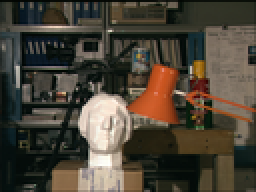
%> input picture matlab/left.png, 128 x 96 px, shrunk from 384 x 288 before the run (shown 2 times larger)
$ octave BeliefPropagation1.m   (GNU Octave 9; MATLAB toolbox functions it lacks are replaced by stand-ins)
%> lines starting %> are read from the running program, lines starting %| are printed output that depends on the picture
% Stereo Matching using Belief Propagation (with Accelerated message update schedule)
% Computes a disparity map from a rectified stereo pair using Belief Propagation

% Set parameters
dispLevels = 16; %disparity range: 0 to dispLevels-1
iterations = 60;
lambda = 5; %weight of smoothness cost
trunc = 2; %truncation of smoothness cost

% Define data cost computation
dataCostComputation = @(differences) abs(differences); %absolute differences
%dataCostComputation = @(differences) differences.^2; %square differences

% Define smoothness cost computation
smoothnessCostComputation = @(differences) lambda*min(abs(differences),trunc);

% Load left and right images in grayscale
leftImg = rgb2gray(imread('left.png'));
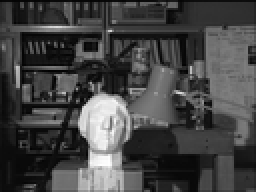
%> leftImg: size 96x128 uint8 (shown 2 times larger); min 1, max 254, mean 68.4
rightImg = rgb2gray(imread('right.png'));
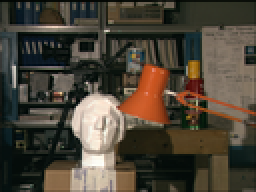
%> input picture matlab/right.png, 128 x 96 px, shrunk from 384 x 288 before the run (shown 2 times larger)
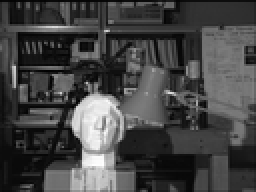
%> rightImg: size 96x128 uint8 (shown 2 times larger); min 1, max 255, mean 68.8

% Apply a Gaussian filter
leftImg = imgaussfilt(leftImg,0.6,'FilterSize',5);
rightImg = imgaussfilt(rightImg,0.6,'FilterSize',5);

% Get the size
[rows,cols] = size(leftImg);
%> rows = 96; cols = 128

% Compute pixel-based matching cost (data cost)
rightImgExpanded = zeros(rows,cols+dispLevels-1,'int32');
rightImgExpanded(:,dispLevels:end) = rightImg;
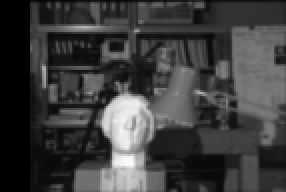
%> rightImgExpanded: size 96x143 int32 (shown 2 times larger); min 0, max 252, mean 61.6
dataCost = zeros(rows,cols,dispLevels,'int32');
for d = 0:dispLevels-1
    rightImgShifted = rightImgExpanded(:,dispLevels-d:cols+dispLevels-1-d);
    dataCost(:,:,d+1) = dataCostComputation(int32(leftImg)-rightImgShifted);
end

% Compute smoothness cost
d = 0:dispLevels-1;
smoothnessCost = smoothnessCostComputation(d-d.');
smoothnessCost3d_1 = zeros(1,dispLevels,dispLevels,'int32');
smoothnessCost3d_1(1,:,:) = smoothnessCost;
smoothnessCost3d_2 = zeros(dispLevels,1,dispLevels,'int32');
smoothnessCost3d_2(:,1,:) = smoothnessCost;

% Initialize messages
msgFromUp = zeros(rows,cols,dispLevels,'int32');
msgFromDown = zeros(rows,cols,dispLevels,'int32');
msgFromRight = zeros(rows,cols,dispLevels,'int32');
msgFromLeft = zeros(rows,cols,dispLevels,'int32');

figure
energy = zeros(iterations,1);

% Start iterations
for it = 1:iterations

    % Horizontal forward pass - Send messages right
    for x = 1:cols-1
        msg = dataCost(:,x,:)+msgFromUp(:,x,:)+msgFromDown(:,x,:)+msgFromLeft(:,x,:);
        msg = min(msg+smoothnessCost3d_1,[],3);
        msgFromLeft(:,x+1,:) = msg-min(msg,[],2); %normalize message
    end

    % Horizontal backward pass - Send messages left
    for x = cols:-1:2
        msg = dataCost(:,x,:)+msgFromUp(:,x,:)+msgFromDown(:,x,:)+msgFromRight(:,x,:);
        msg = min(msg+smoothnessCost3d_1,[],3);
        msgFromRight(:,x-1,:) = msg-min(msg,[],2); %normalize message
    end

    % Vertical forward pass - Send messages down
    for y = 1:rows-1
        msg = dataCost(y,:,:)+msgFromUp(y,:,:)+msgFromRight(y,:,:)+msgFromLeft(y,:,:);
        msg = min(msg+smoothnessCost3d_2,[],3).';
        msgFromUp(y+1,:,:) = msg-min(msg,[],2); %normalize message
    end

    % Vertical backward pass - Send messages up
    for y = rows:-1:2
        msg = dataCost(y,:,:)+msgFromDown(y,:,:)+msgFromRight(y,:,:)+msgFromLeft(y,:,:);
        msg = min(msg+smoothnessCost3d_2,[],3).';
        msgFromDown(y-1,:,:) = msg-min(msg,[],2); %normalize message
    end

    % Compute belief
    %belief = dataCost + msgFromUp + msgFromDown + msgFromRight + msgFromLeft; %standard belief computation
    belief = msgFromUp + msgFromDown + msgFromRight + msgFromLeft; %without dataCost (larger energy but better results)

    % Compute the disparity map
    [~,ind] = min(belief,[],3);
    dispMap = ind-1;

    % Compute energy
    [row,col] = ndgrid(1:size(ind,1),1:size(ind,2));
    linInd = sub2ind(size(dataCost),row,col,ind);
    dataEnergy = sum(sum(dataCost(linInd)));
    smoothnessEnergyHorizontal = sum(sum(smoothnessCostComputation(diff(dispMap,1,2))));
    smoothnessEnergyVertical = sum(sum(smoothnessCostComputation(diff(dispMap,1,1))));
    energy(it) = dataEnergy+smoothnessEnergyHorizontal+smoothnessEnergyVertical;

    % Normalize the disparity map for display
    scaleFactor = 256/dispLevels;
    dispImg = uint8(dispMap*scaleFactor);

    % Show disparity map
    imshow(dispImg)

    % Show energy and iteration
    fprintf('iteration: %d/%d, energy: %d\n',it,iterations,energy(it))
end
%> this loop made 60 passes
%> (dataEnergy, smoothnessEnergyHorizontal, smoothnessEnergyVertical) on passes 1 to 12: (41582, 5770, 5390), (41095, 4520, 3610), (40992, 4390, 3310), (41064, 4290, 3150), (41081, 4230, 3070), (41062, 4205, 3080), (41064, 4200, 3060), (41053, 4205, 3080), (41066, 4190, 3070), (41053, 4205, 3080), (41066, 4190, 3070), (41053, 4205, 3080)
%| iteration: 1/60, energy: 52742
%| iteration: 2/60, energy: 49225
%| iteration: 3/60, energy: 48692
%| iteration: 4/60, energy: 48504
%| iteration: 5/60, energy: 48381
%| iteration: 6/60, energy: 48347
%| iteration: 7/60, energy: 48324
%| iteration: 8/60, energy: 48338
%> (further printed lines are left out)
%> pass 1, `[~,ind] = min(belief,[],3);`:
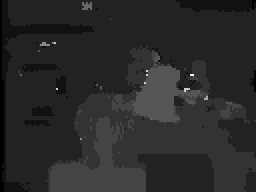
%> ind: size 96x128 double (shown 2 times larger); min 1, max 16, mean 3.43; drawn with min black and max white
%> after the loop, energy = 60 values, max 52742 at index 1, min 48324 at index 7, mean 48430.3

% Show convergence graph
figure
plot(1:iterations,energy,'bo-')
xlabel('Iterations')
ylabel('Energy')
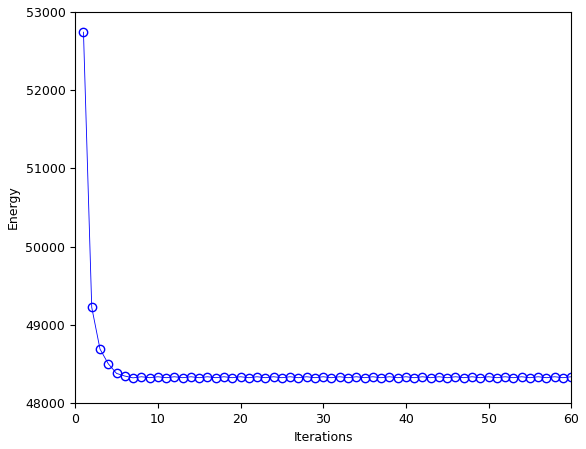
%> figure redrawn from the program's plot data; curve peaks at x = 1, y = 52742

% Save disparity map
imwrite(dispImg,'disparity.png')
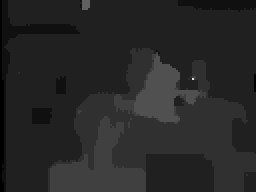
%> saved as disparity.png: size 96x128 uint8 (shown 2 times larger); min 0, max 224, mean 38.9
